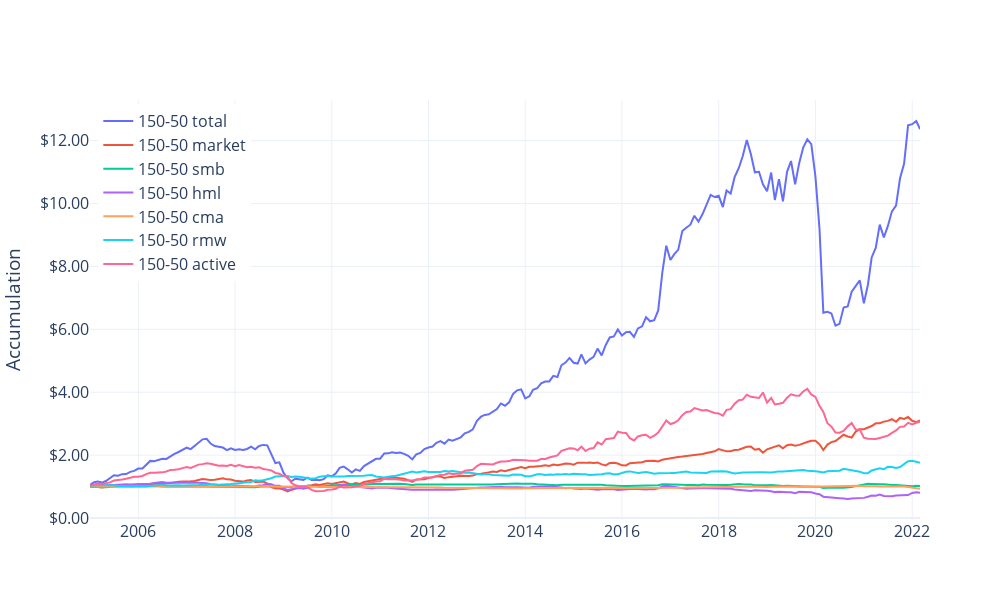

Write notebook code for a chart like this one.
### Code cell
import pandas as pd
import plotly.graph_objects as go
import statsmodels.formula.api as smf
from pandas_datareader import DataReader as pdr

ret = pd.read_csv("rets.csv", index_col="date")
ret = 1.5*ret.best - 0.5*ret.worst

df = pdr("F-F_Research_Data_5_Factors_2x3", "famafrench", start=2005)[0]/100
df.index = df.index.astype(str)
df["ret"] = ret
df["ret_rf"] = df.ret - df.RF
df = df.dropna()
df.index = df.index.astype(str)
df.index.name = "date"
df = df.reset_index()
df = df.rename(columns={"Mkt-RF": "mkt_rf", "RF": "rf"})

result = smf.ols("ret_rf~mkt_rf+SMB+HML+CMA+RMW", df).fit()
betas = result.params[1:]
mkt = df.rf + betas[0]*df.mkt_rf 
smb = betas[1]*df.SMB
hml = betas[2]*df.HML
cma = betas[3]*df.CMA
rmw = betas[4]*df.RMW
active = df.ret - mkt - smb - hml - cma - rmw

trace1 = go.Scatter(
    x = df.date,
    y = (1+df.ret).cumprod(),
    name = "150-50 total",
    hovertemplate="%{x}<br>total=$%{y:.2f}<extra></extra>"
)
trace2 = go.Scatter(
    x = df.date,
    y = (1+mkt).cumprod(),
    name = "150-50 market",
    hovertemplate="%{x}<br>market=$%{y:.2f}<extra></extra>"
)
trace3 = go.Scatter(
    x = df.date,
    y = (1+smb).cumprod(),
    name = "150-50 smb",
    hovertemplate="%{x}<br>smb=$%{y:.2f}<extra></extra>"
)
trace4 = go.Scatter(
    x = df.date,
    y = (1+hml).cumprod(),
    name = "150-50 hml",
    hovertemplate="%{x}<br>hml=$%{y:.2f}<extra></extra>"
)
trace5 = go.Scatter(
    x = df.date,
    y = (1+cma).cumprod(),
    name = "150-50 cma",
    hovertemplate="%{x}<br>cma=$%{y:.2f}<extra></extra>"
)
trace6 = go.Scatter(
    x = df.date,
    y = (1+rmw).cumprod(),
    name = "150-50 rmw",
    hovertemplate="%{x}<br>rmw=$%{y:.2f}<extra></extra>"
)
trace7 = go.Scatter(
    x = df.date,
    y = (1+active).cumprod(),
    name = "150-50 active",
    hovertemplate="%{x}<br>active=$%{y:.2f}<extra></extra>"
)
fig = go.Figure()
for trace in [trace1, trace2, trace3, trace4, trace5, trace6, trace7]:
    fig.add_trace(trace)

fig.update_layout(
    yaxis_title="Accumulation",
    xaxis_title_font = {"size":18},
    template="plotly_white",
    yaxis_tickprefix="$",
    yaxis_tickformat=".2f",
    height=600,  
    width=1000,
    legend=dict(
      x = 0.01,
      y = 0.99
    ),
    font_size=16
)

fig.show()

### Figure 1 — Plotly figure (JSON) as saved in the notebook; plotly's stock layout.template omitted (floating-point values rounded to 4 significant figures; data arrays with more than 128 entries replaced by an {"elided": "..."} marker saying what was removed)
{"data": [{"hovertemplate": "%{x}<br>total=$%{y:.2f}<extra></extra>", "name": "150-50 total", "type": "scatter", "x": {"elided": "207 str values"}, "y": {"elided": "207 float values"}}, {"hovertemplate": "%{x}<br>market=$%{y:.2f}<extra></extra>", "name": "150-50 market", "type": "scatter", "x": {"elided": "207 str values"}, "y": {"elided": "207 float values"}}, {"hovertemplate": "%{x}<br>smb=$%{y:.2f}<extra></extra>", "name": "150-50 smb", "type": "scatter", "x": {"elided": "207 str values"}, "y": {"elided": "207 float values"}}, {"hovertemplate": "%{x}<br>hml=$%{y:.2f}<extra></extra>", "name": "150-50 hml", "type": "scatter", "x": {"elided": "207 str values"}, "y": {"elided": "207 float values"}}, {"hovertemplate": "%{x}<br>cma=$%{y:.2f}<extra></extra>", "name": "150-50 cma", "type": "scatter", "x": {"elided": "207 str values"}, "y": {"elided": "207 float values"}}, {"hovertemplate": "%{x}<br>rmw=$%{y:.2f}<extra></extra>", "name": "150-50 rmw", "type": "scatter", "x": {"elided": "207 str values"}, "y": {"elided": "207 float values"}}, {"hovertemplate": "%{x}<br>active=$%{y:.2f}<extra></extra>", "name": "150-50 active", "type": "scatter", "x": {"elided": "207 str values"}, "y": {"elided": "207 float values"}}], "layout": {"font": {"size": 16}, "height": 600, "legend": {"x": 0.01, "y": 0.99}, "width": 1000, "xaxis": {"title": {"font": {"size": 18}}}, "yaxis": {"tickformat": ".2f", "tickprefix": "$", "title": {"text": "Accumulation"}}}}
